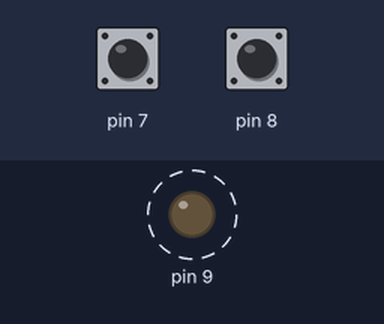
Simulated run of this sketch. Board: Arduino Uno, built with avr-gcc and run on an emulated ATmega328P. Parts: output pins drawn as LEDs (lit = HIGH). Dashed ring = blinking. The test bench sets the inputs (shaded band); at power-on: pin 8 HIGH, pin 7 HIGH. What the sketch prints to the serial monitor is not drawn.

Above: at 2.3 s.
2.4 s: pin 8 pulled LOW for 0.65 s
Timing chart, 0 to 11.5 s (numbered marks = the images above; inputs shaded):
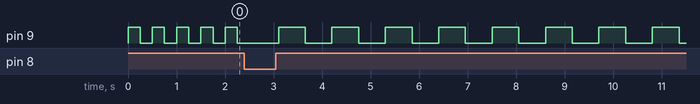

The sketch:

metronom.ino
```cpp
float T=0.5;
int button_press=1;
float f=0.00;
void setup() {
  Serial.begin(9600);
  pinMode(7, INPUT_PULLUP);
  pinMode(8, INPUT_PULLUP);
  pinMode(9, OUTPUT);
}

void loop() {
  if(button_press==1){
    digitalWrite(9, HIGH);
    delay(T*500);
    digitalWrite(9, LOW);
    delay(T*500);
    f=1/T*60;
    Serial.print(f);
    Serial.println("BPM");
  }
  button_press=1;
  if(digitalRead(7)==LOW){
    T=T-0.1;
    delay(100);
    button_press=0;
  }
  if(digitalRead(8)==LOW){
    T=T+0.1;
    delay(100);
    button_press=0;
  }
  if(T<0.5){
    T=0.5;
  }
}
```

Measured:
- after the input at 2.4 s, pin 9: alternates HIGH for 0.55 s and LOW for 0.55 s, starting after 0.70 s
- by itself, pin 9: alternates HIGH for 0.25 s and LOW for 0.25 s
